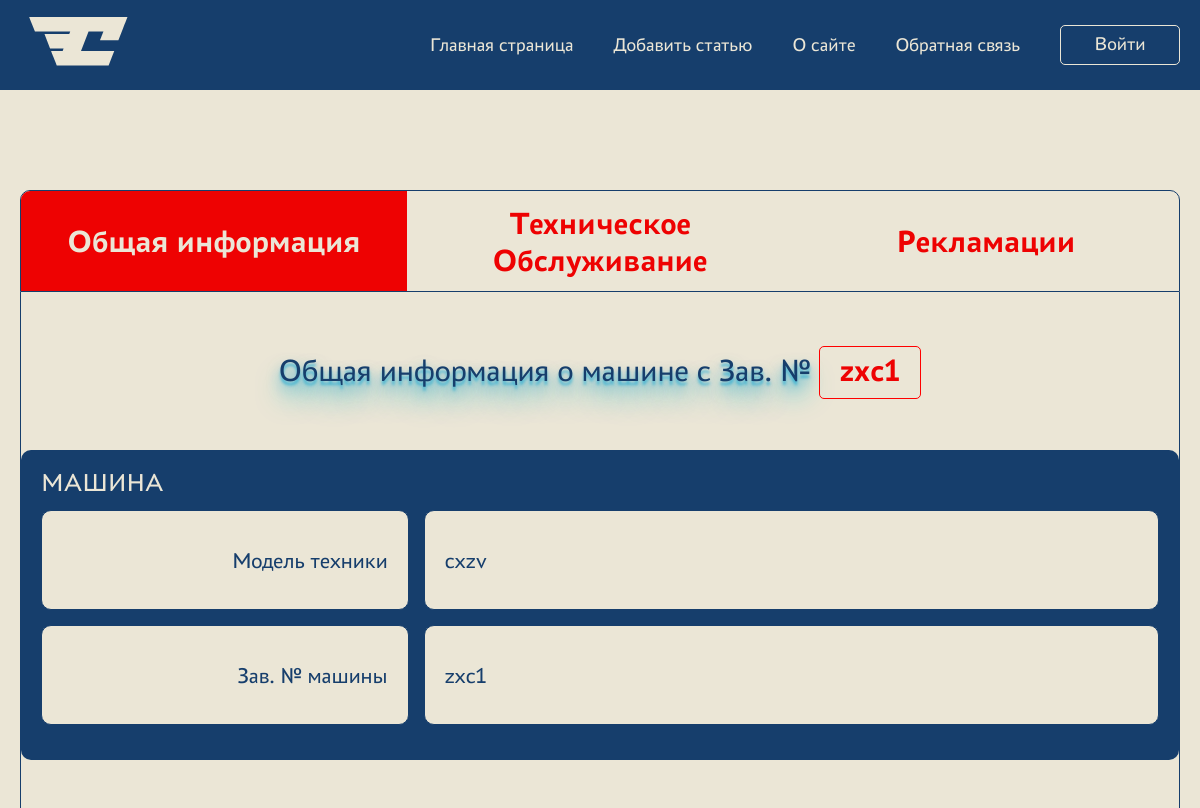
The app's page /machine/1/ (upper part), older data.
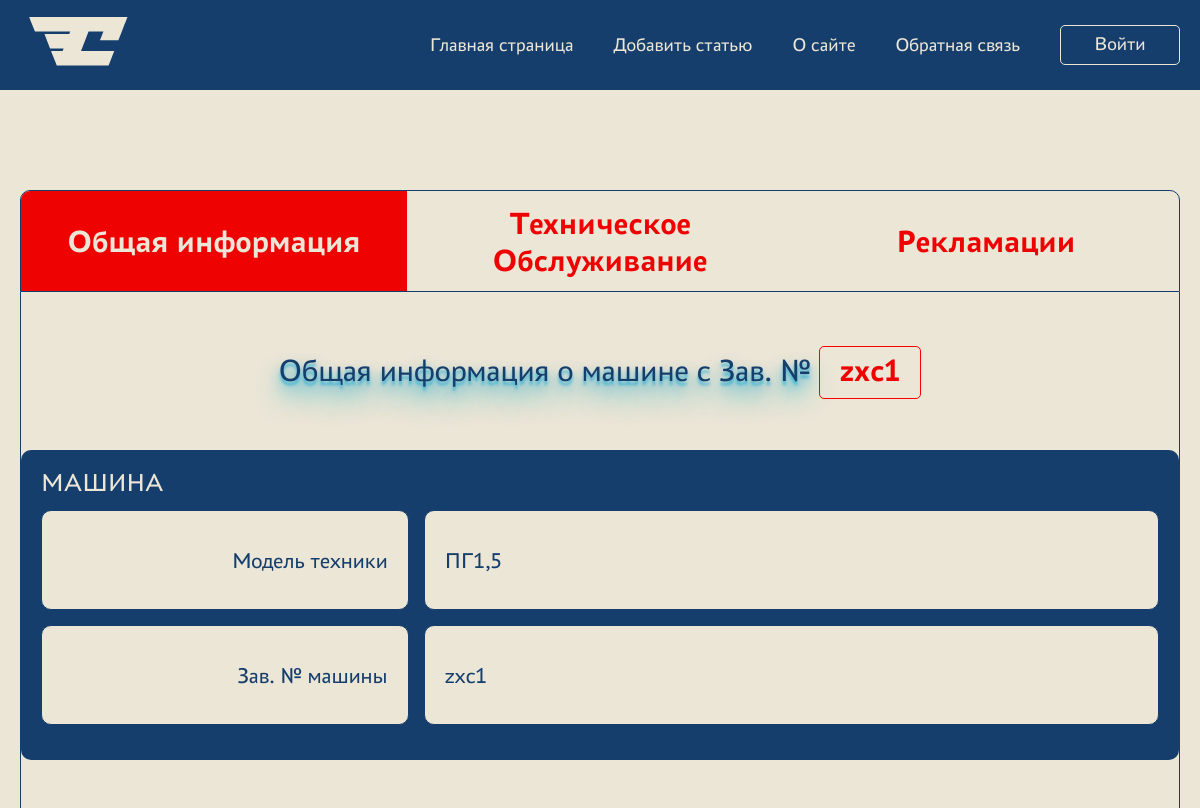
The same page, newer data.
### crm_app/models.py (models this page shows, shortened)
class Machine(models.Model):
    modelMachine = models.ForeignKey(
        'ModelMachine', on_delete=models.CASCADE, related_name='modelMachines', verbose_name='Модель техники')
    serialNumber = models.CharField(max_length=255, unique=True, verbose_name='Зав. № машины')
    modelEngine = models.ForeignKey(
        'ModelEngine', on_delete=models.CASCADE, related_name='modelEngines', verbose_name='Модель двигателя')
    serialNumberEngine = models.CharField(max_length=255, unique=True, verbose_name='Зав. № двигателя')
    modelTransmission = models.ForeignKey(
        'ModelTransmission', on_delete=models.CASCADE, related_name='modelTransmissions', verbose_name='Модель трансмиссии')
    serialTransmission = models.CharField(max_length=255, unique=True, verbose_name='Зав. № трансмиссии')
    modelDriveAxle = models.ForeignKey(
        'ModelDriveAxle', on_delete=models.CASCADE, related_name='modelDriveAxles', verbose_name='Модель ведущего моста')
    serialDriveAxle = models.CharField(max_length=255, unique=True, verbose_name='Зав. № ведущего моста')
    modelSteeringAxle = models.ForeignKey(
        'ModelSteeringAxle', on_delete=models.CASCADE, related_name='modelSteeringAxles', verbose_name='Модель управляемого моста')
    serialSteeringAxle = models.CharField(max_length=255, unique=True, verbose_name='Зав. № управляемого моста')
    deliveryContract = models.CharField(max_length=255, verbose_name='Договор поставки №, дата')
    shipmentDate = models.DateField(verbose_name='Дата отгрузки с завода')
    consignee = models.CharField(max_length=255, verbose_name='Грузополучатель (конечный потребитель)')
    deliveryAddress = models.CharField(max_length=255, verbose_name='Адрес поставки (эксплуатации)')
    additionalOptions = models.TextField(
        default='Комплектация не указана', verbose_name='Комплектация (дополнительные опции)')
    client = models.ForeignKey(
        User, on_delete=models.CASCADE, related_name='clients', verbose_name='Клиент')
    serviceCompany = models.ForeignKey(
        'ServiceCompany', on_delete=models.CASCADE, verbose_name='Сервисная компания')
    class Meta:
        verbose_name = 'Машина'
        verbose_name_plural = 'МАШИНЫ'

class ModelMachine(models.Model):
    name = models.CharField(max_length=255, verbose_name='Модель')
    description = models.TextField(verbose_name='Описание')
    class Meta:
        verbose_name = 'Модель техники'
        verbose_name_plural = '_СПРАВОЧНИК_Модели техники'
    def __str__(self):
        return self.name

### crm_app/views.py (the view)
# urls.py: path('machine/<int:machine_id>/', show_machine, name='machine'),
def show_machine(request, machine_id):
    machine = get_object_or_404(Machine, pk=machine_id)
    claims = Claims.objects.filter(machine_id=machine_id)
    maintenance = Maintenance.objects.filter(machine_id=machine_id)
    context = {
        'machine': machine,
        'maintenance': maintenance,
        'claims': claims,
        'machine_table_titles': machine_table_titles,
        'menu': menu,
        'title': f"Машина | зав. № = {machine.serialNumber}"
    }
    return render(request, 'crm_app/machine.html', context=context)

### crm_app/models.py (called while the page is built)
    @property
    @admin.display(description='Время простоя')
    def downtime(self):
        if (self.breakdownDate != None):
            down = self.recoverDate - self.breakdownDate
            downtime = str(down).split(' ', 1)[0] + ' дней'
            return downtime

    def __str__(self):
        return self.name

    def __str__(self):
        return self.name

    def __str__(self):
        return self.name

    def __str__(self):
        return self.name

    def __str__(self):
        return self.name

    def __str__(self):
        return self.name

### crm_app/templates/crm_app/machine.html (shortened to what this page needs)
{% extends 'crm_app/base.html' %} {% block content %}
<div class="container">
  <div class="container-inner">
    <div class="tab">
      <button
        class="tablinks"
        onclick="openTable(event, 'General_Info')"
        id="defaultOpen"
      >
        Общая информация
      </button>
      <button class="tablinks" onclick="openTable(event, 'Maintenance')">
        Техническое Обслуживание
      </button>
      <button class="tablinks" onclick="openTable(event, 'Claims')">
        Рекламации
      </button>
    </div>
    <div id="General_Info" class="tabcontent">
      <div class="subtitle_in_tabs">
        Общая информация о машине с Зав. №
        <span>{{ machine.serialNumber}}</span>
      </div>
      <div class="search">
        <div class="search__set">
          <div class="search__set-title">МАШИНА</div>
          <div class="search__grid">
            <div class="search__col col-left">Модель техники</div>
            <div class="search__col col-right">{{ machine.modelMachine }}</div>
          </div>
          <div class="search__grid">
            <div class="search__col col-left">Зав. № машины</div>
            <div class="search__col col-right">{{ machine.serialNumber }}</div>
          </div>
        </div>
      </div>
    </div>
  </div>
</div>
{% endblock content %}

Row changes from the older to the newer data that the page shows:
changed through a linked row, Machine "zxc1": modelMachine "cxzv" → "ПГ1,5"
